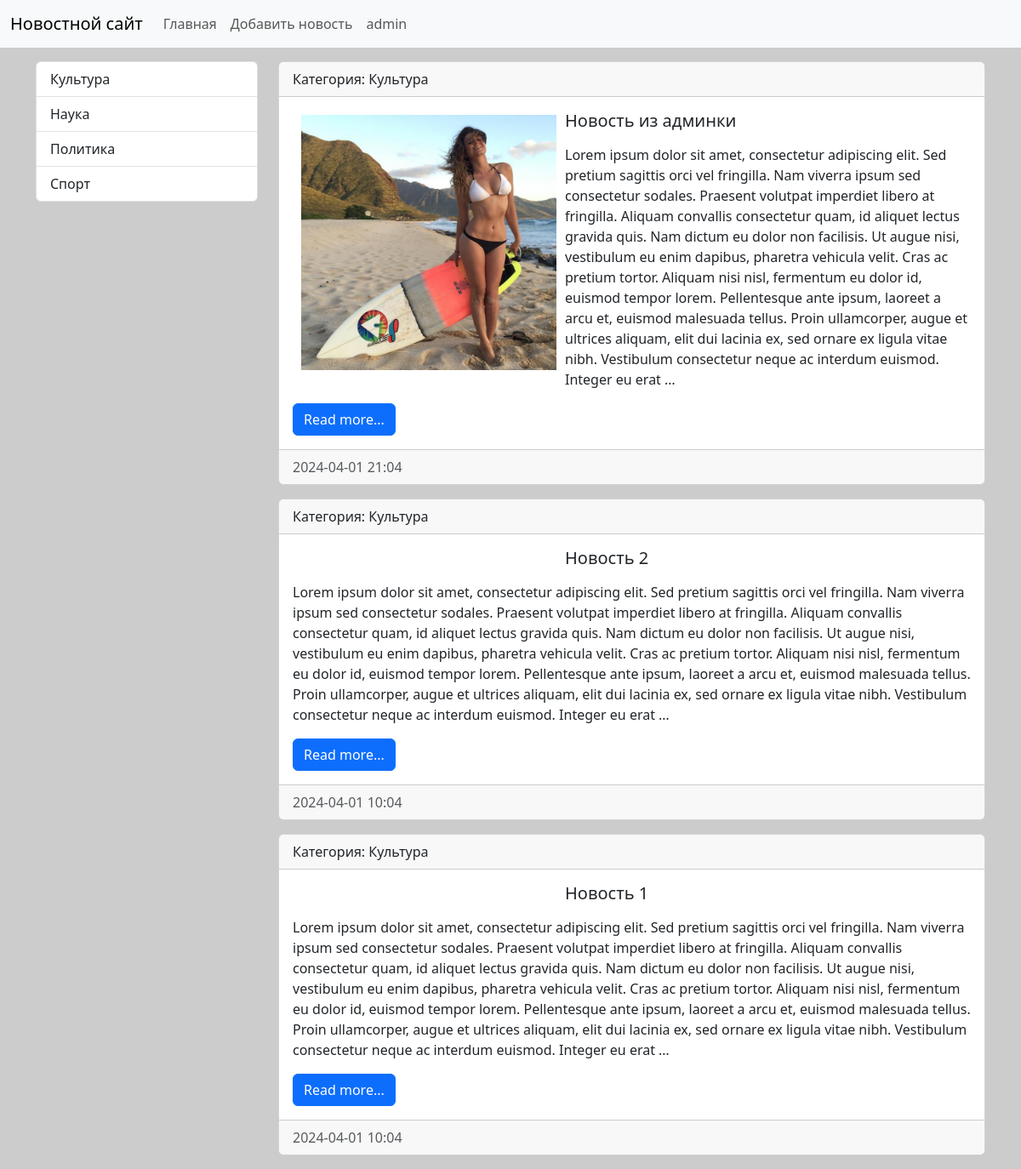
Page /category/1/ on the committed database.
### news/models.py (models this page shows, shortened)
class Category(models.Model):
    title = models.CharField(max_length=150, db_index=True, verbose_name='Наименование категории')
    class Meta:
        verbose_name = 'Категория'
        verbose_name_plural = 'Категории'
        ordering = ['title']
    def get_absolute_url(self):
        return reverse('category', kwargs={'category_id': self.pk})
    def __str__(self):
        return self.title

class News(models.Model):
    title = models.CharField(max_length=150, verbose_name='Наименование')
    content = models.TextField(blank=True, verbose_name='Контент')
    created_at = models.DateTimeField(auto_now_add=True, verbose_name='Создано')
    updated_at = models.DateTimeField(auto_now=True, verbose_name='Изменено')
    photo = models.ImageField(upload_to='photos/%Y/%m/%d/', blank=True, verbose_name='Фото')
    is_published = models.BooleanField(default=True, verbose_name='Опубликовано')
    category = models.ForeignKey('Category', on_delete=models.PROTECT, null=True, verbose_name='Категория')
    def get_absolute_url(self):
        return reverse('view_news', kwargs={'news_id': self.pk})
    class Meta:
        verbose_name = 'Новость'
        verbose_name_plural = 'Новости'
        ordering = ['-created_at']

### news/views.py (the view)
# urls.py: path('category/<int:category_id>/', get_category, name='category'),
def get_category(request, category_id):
    news = News.objects.filter(category_id=category_id)
    category = Category.objects.get(pk=category_id)
    return render(request, template_name='news/category.html', context={'news': news, 'category': category})

### news/templatetags/news_tags.py (called while the page is built)
@register.inclusion_tag('news/list_categories.html')
def show_categories(arg1='Hello', arg2='world'):
    categories = Category.objects.all()
    return {"categories": categories, 'arg1': arg1, 'arg2': arg2}

### news/templates/news/category.html (shortened to what this page needs)
{% extends 'base.html' %}
{% block sidebar %}
{% include 'inc/_sidebar.html' %}
{% endblock %}
{% block content %}
{% for item in news %}
<div class="card mb-3">
    <div class="card-header">
        Категория: {{ item.category }}
    </div>
    <div class="card-body">
        <div class="media">
            {% if item.photo %}
            <img src="{{ item.photo.url }}" alt="" width="300" class="mr-3" align="left" vspace="5"
                 hspace="10">
            {% else %}
            <img src="https://lipsum.app/random/640x480/" alt="" width="300" align="left" vspace="5"
                 hspace="10">
            {% endif %}
            <div class="media-body">
                <h5 class="card-title">{{ item.title }}</h5>
                <p class="card-text">{{ item.content|linebreaks|truncatewords:100 }}</p>
                <a href="{{ item.get_absolute_url }}" class="btn btn-primary">Read more...</a>
            </div>
        </div>
    </div>
    <div class="card-footer text-body-secondary">
        {{ item.created_at|date:"Y-m-d H:m" }}
    </div>
</div>
{% endfor %}
{% endblock %}

### news/templates/news/list_categories.html
<div class="list-group">
    {% for cat in categories %}
    <a href="{{ cat.get_absolute_url }}" class="list-group-item list-group-item-action">{{ cat.title }}</a>
    {% endfor %}
</div>

### mysite/static/css/style.css (style rules this page uses)
body { background-color: #ccc; }

### rows in the picture
Category: title "Культура"
Category: title "Наука"
Category: title "Политика"
Category: title "Спорт"
News: category "Культура", photo (picture), title "Новость из админки", content "Lorem ipsum dolor sit amet, consectetur adipiscing elit. Sed pretium sagittis orci vel fringilla. Nam viverra ipsum sed consectetur sodales. Praesent volutpat imperdiet libero at fringilla. Aliquam convallis consectetur quam, id aliquet lectus gravida quis. Nam dictum eu dolor non facilisis. Ut augue nisi, vestibulum eu enim dapibus, pharetra vehicula velit. Cras ac pretium tortor. Aliquam nisi nisl, fermentum eu dolor id, euismod tempor lorem. Pellentesque ante ipsum, laoreet a arcu et, euismod malesuada tellus. Proin ullamcorper, augue et ultrices aliquam, elit dui lacinia ex, sed ornare ex ligula vitae nibh. Vestibulum consectetur neque ac interdum euismod. Integer eu erat …", created_at "2024-04-01 21:04"
News: category "Культура", title "Новость 2", content "Lorem ipsum dolor sit amet, consectetur adipiscing elit. Sed pretium sagittis orci vel fringilla. Nam viverra ipsum sed consectetur sodales. Praesent volutpat imperdiet libero at fringilla. Aliquam convallis consectetur quam, id aliquet lectus gravida quis. Nam dictum eu dolor non facilisis. Ut augue nisi, vestibulum eu enim dapibus, pharetra vehicula velit. Cras ac pretium tortor. Aliquam nisi nisl, fermentum eu dolor id, euismod tempor lorem. Pellentesque ante ipsum, laoreet a arcu et, euismod malesuada tellus. Proin ullamcorper, augue et ultrices aliquam, elit dui lacinia ex, sed ornare ex ligula vitae nibh. Vestibulum consectetur neque ac interdum euismod. Integer eu erat …", created_at "2024-04-01 10:04"
News: category "Культура", title "Новость 1", content "Lorem ipsum dolor sit amet, consectetur adipiscing elit. Sed pretium sagittis orci vel fringilla. Nam viverra ipsum sed consectetur sodales. Praesent volutpat imperdiet libero at fringilla. Aliquam convallis consectetur quam, id aliquet lectus gravida quis. Nam dictum eu dolor non facilisis. Ut augue nisi, vestibulum eu enim dapibus, pharetra vehicula velit. Cras ac pretium tortor. Aliquam nisi nisl, fermentum eu dolor id, euismod tempor lorem. Pellentesque ante ipsum, laoreet a arcu et, euismod malesuada tellus. Proin ullamcorper, augue et ultrices aliquam, elit dui lacinia ex, sed ornare ex ligula vitae nibh. Vestibulum consectetur neque ac interdum euismod. Integer eu erat …", created_at "2024-04-01 10:04"
